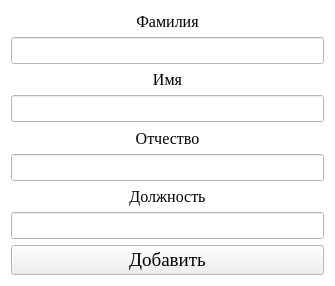
<?xml version="1.0" encoding="UTF-8"?>
<ui version="4.0">
 <class>Form</class>
 <widget class="QWidget" name="Form">
  <property name="geometry">
   <rect>
    <x>0</x>
    <y>0</y>
    <width>335</width>
    <height>286</height>
   </rect>
  </property>
  <property name="palette">
   <palette>
    <active>
     <colorrole role="Base">
      <brush brushstyle="SolidPattern">
       <color alpha="255">
        <red>255</red>
        <green>255</green>
        <blue>255</blue>
       </color>
      </brush>
     </colorrole>
     <colorrole role="Window">
      <brush brushstyle="SolidPattern">
       <color alpha="255">
        <red>255</red>
        <green>255</green>
        <blue>255</blue>
       </color>
      </brush>
     </colorrole>
    </active>
    <inactive>
     <colorrole role="Base">
      <brush brushstyle="SolidPattern">
       <color alpha="255">
        <red>255</red>
        <green>255</green>
        <blue>255</blue>
       </color>
      </brush>
     </colorrole>
     <colorrole role="Window">
      <brush brushstyle="SolidPattern">
       <color alpha="255">
        <red>255</red>
        <green>255</green>
        <blue>255</blue>
       </color>
      </brush>
     </colorrole>
    </inactive>
    <disabled>
     <colorrole role="Base">
      <brush brushstyle="SolidPattern">
       <color alpha="255">
        <red>255</red>
        <green>255</green>
        <blue>255</blue>
       </color>
      </brush>
     </colorrole>
     <colorrole role="Window">
      <brush brushstyle="SolidPattern">
       <color alpha="255">
        <red>255</red>
        <green>255</green>
        <blue>255</blue>
       </color>
      </brush>
     </colorrole>
    </disabled>
   </palette>
  </property>
  <property name="windowTitle">
   <string>Form</string>
  </property>
  <layout class="QVBoxLayout" name="verticalLayout">
   <item>
    <widget class="QLabel" name="label_2">
     <property name="font">
      <font>
       <family>Times New Roman</family>
       <pointsize>12</pointsize>
      </font>
     </property>
     <property name="text">
      <string>Фамилия</string>
     </property>
     <property name="alignment">
      <set>Qt::AlignCenter</set>
     </property>
    </widget>
   </item>
   <item>
    <widget class="QLineEdit" name="lineEdit_2">
     <property name="font">
      <font>
       <family>Times New Roman</family>
       <pointsize>12</pointsize>
      </font>
     </property>
     <property name="alignment">
      <set>Qt::AlignCenter</set>
     </property>
    </widget>
   </item>
   <item>
    <widget class="QLabel" name="label_3">
     <property name="font">
      <font>
       <family>Times New Roman</family>
       <pointsize>12</pointsize>
      </font>
     </property>
     <property name="text">
      <string>Имя</string>
     </property>
     <property name="alignment">
      <set>Qt::AlignCenter</set>
     </property>
    </widget>
   </item>
   <item>
    <widget class="QLineEdit" name="lineEdit">
     <property name="font">
      <font>
       <family>Times New Roman</family>
       <pointsize>12</pointsize>
      </font>
     </property>
     <property name="alignment">
      <set>Qt::AlignCenter</set>
     </property>
    </widget>
   </item>
   <item>
    <widget class="QLabel" name="label_4">
     <property name="font">
      <font>
       <family>Times New Roman</family>
       <pointsize>12</pointsize>
      </font>
     </property>
     <property name="text">
      <string>Отчество</string>
     </property>
     <property name="alignment">
      <set>Qt::AlignCenter</set>
     </property>
    </widget>
   </item>
   <item>
    <widget class="QLineEdit" name="lineEdit_3">
     <property name="font">
      <font>
       <family>Times New Roman</family>
       <pointsize>12</pointsize>
      </font>
     </property>
     <property name="alignment">
      <set>Qt::AlignCenter</set>
     </property>
    </widget>
   </item>
   <item>
    <widget class="QLabel" name="label">
     <property name="font">
      <font>
       <family>Times New Roman</family>
       <pointsize>12</pointsize>
      </font>
     </property>
     <property name="layoutDirection">
      <enum>Qt::LeftToRight</enum>
     </property>
     <property name="text">
      <string>Должность</string>
     </property>
     <property name="alignment">
      <set>Qt::AlignCenter</set>
     </property>
    </widget>
   </item>
   <item>
    <widget class="QLineEdit" name="lineEdit_4">
     <property name="font">
      <font>
       <family>Times New Roman</family>
       <pointsize>12</pointsize>
      </font>
     </property>
     <property name="alignment">
      <set>Qt::AlignCenter</set>
     </property>
    </widget>
   </item>
   <item>
    <widget class="QPushButton" name="pushButton">
     <property name="font">
      <font>
       <family>Times New Roman</family>
       <pointsize>14</pointsize>
      </font>
     </property>
     <property name="text">
      <string>Добавить</string>
     </property>
    </widget>
   </item>
  </layout>
 </widget>
 <resources/>
 <connections/>
</ui>
